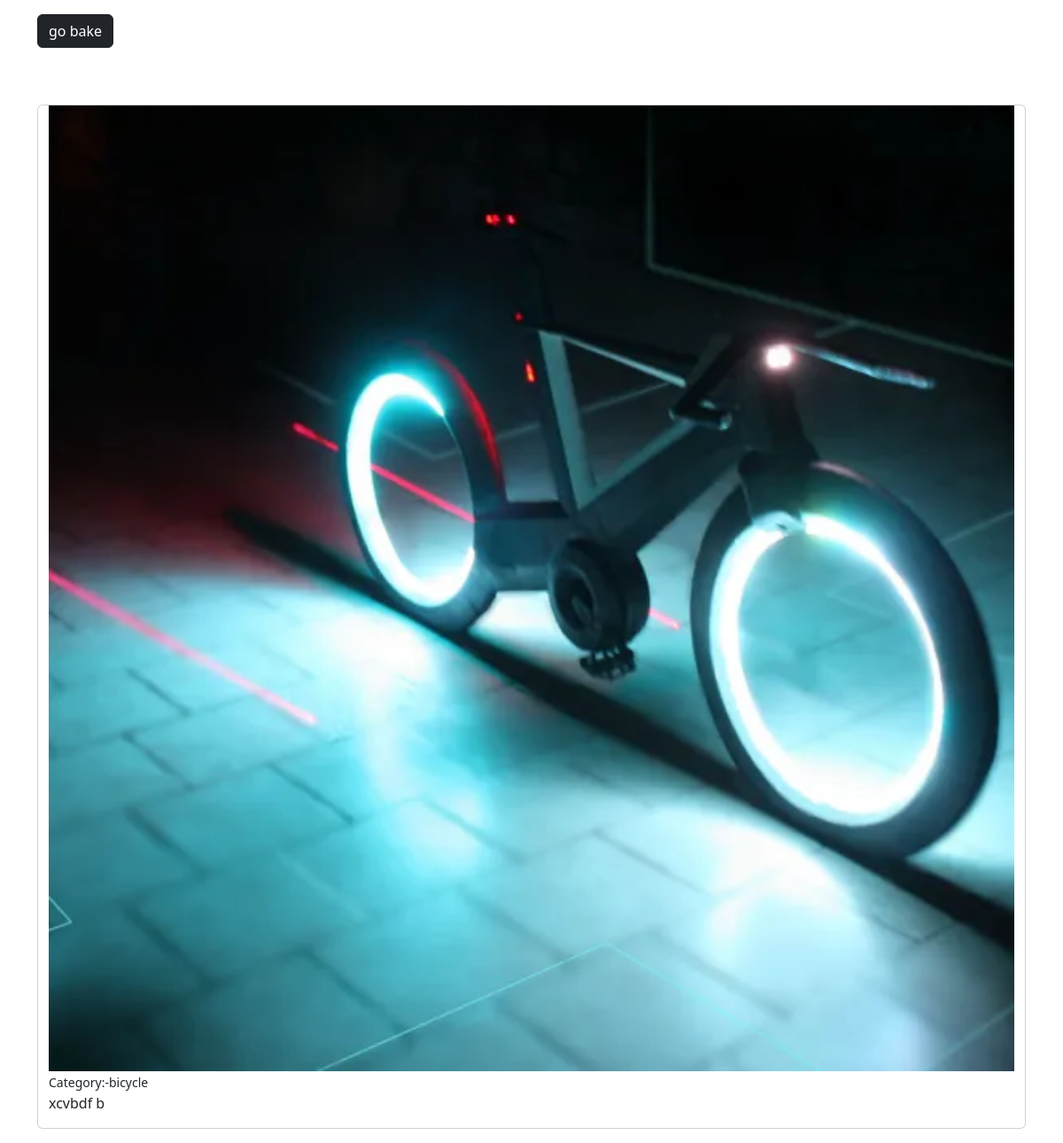
Screenshot of /photo/6/ with the database file from the repository.
### core/models.py (models this page shows, shortened)
class PhotoModel(models.Model):
    username = models.ForeignKey(User,on_delete=models.CASCADE)
    category = models.ForeignKey(CategoryModel, on_delete = models.CASCADE)
    image = models.ImageField(null=False, blank=False, upload_to="images/")
    description = models.TextField(max_length=500, null=True, blank=True)

class CategoryModel(models.Model):
    name = models.CharField(max_length=250, null=True, blank=True)
    def __str__(self):
        return self.name

### core/views.py (the view)
# urls.py: path('photo/<str:pk>/',views.photo,name='photo'),
def photo(request,pk):
    photos= PhotoModel.objects.get(id=pk)
    return render(request,'core/photo.html',{
        'photos':photos,
    })

### core/templates/core/photo.html (shortened to what this page needs)
<!DOCTYPE html>
{% load static %}
<html lang="en">
<head>
    <link href="https://cdn.jsdelivr.net/npm/bootstrap@5.2.2/dist/css/bootstrap.min.css" rel="stylesheet">
    <link rel="stylesheet" href="{% static 'css/main.css' %}">
</head>
<body class="m-s">
    <div class="container">
        <div class="row-justify-content-center">
            <div class="col">
                <a href="{% url 'home' %}" class="btn btn-dark my-3">go bake</a>
                <div style="height: 90%;" >
                    <dir class="card mt-5 container">
                        <img style="max-width: 100%; max-height:100%" src="{{photos.image.url}}" alt="">
                        <div>
                            <small>Category:-{{photos.category}}</small>
                        </div>
                        <p>{{photos.description}}</p>
                    </dir>
                </div>
            </div>
        </div>
    </div>
</body>
</html>

### rows the page displays
PhotoModel: image (picture), category "bicycle", description "xcvbdf b"
